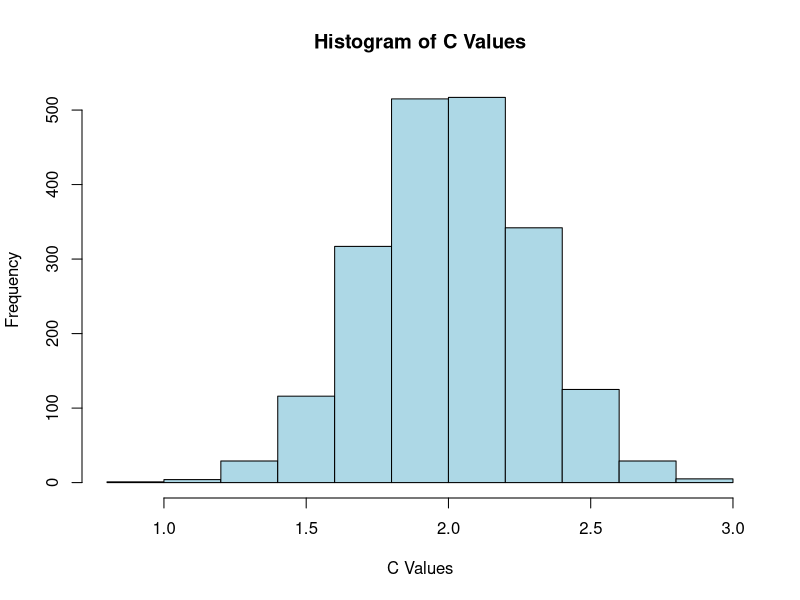

The R script that drew this image: (Note: this script raises an error after producing the figure.)
## ---- chunk 1
library(gtools)
library(MASS)

df1 <- read.csv("Body_masses.csv")

df1$Body.mass <- log(df1$Body.mass)

results_df <- data.frame()

num_permutations <- 2000

for (i in 1:num_permutations) {
  
  perms <- sample(df1$Body.mass, length(df1$Body.mass), replace = FALSE)
  
  results_df <- rbind(results_df, data.frame(Permutation = i, Body.mass = perms))
}


calculate_sum_squared_differences <- function(vector) {
  squared_differences <- (vector[-1] - vector[-length(vector)])^2
  sum_squared_differences <- sum(squared_differences)
  mean_value <- mean(vector)
  differences <- vector - mean_value
  sum_of_differences <- sum((differences)^{2})
  c_value <- sum_squared_differences / sum_of_differences
  return(c_value)
}

c_value_df <- data.frame(Result = numeric(0))

for (i in 1:num_permutations) {
  perm_values <- results_df$Body.mass[results_df$Permutation == i]
  result <- calculate_sum_squared_differences(perm_values)
  c_value_df <- rbind(c_value_df, data.frame(Result = result))
}


# fitting a normal distribution to my results
fit <- fitdistr(c_value_df$Result, densfun = "normal")
mean_estimate <- fit$estimate["mean"]
sd_estimate <- fit$estimate["sd"]

# I thought it was normal now 
hist(c_value_df$Result, main = "Histogram of C Values", xlab = "C Values", ylab = "Frequency", col = "lightblue", border = "black")



## ---- chunk 2
library(ape)
library(igraph)
library(purrr)

# Begin by getting the edge matrix
original_tree <- read.tree(text = "((A, B),  (C,D));")
edges <- original_tree$edge


# function that gives us the adjacency matrix from our original edge 
create_adjacency_matrix <- function(edges) {
  # Find the number of nodes, to get the size of our matrix
  nodes <- unique(as.vector(edges))
  num_nodes <- length(nodes)

  # Create an empty adjacency matrix
  adj_matrix <- matrix(0, nrow = num_nodes, ncol = num_nodes)

  # Recursively populate 
  for (i in 1:nrow(edges)) {
    #we look at the edge matrix and the right column are the from_nodes
    from_node <- edges[i, 1]
    #left columns
    to_node <- edges[i, 2]

    if (from_node %in% nodes) {
  #storing the first to_node as the right child, defined as 1
      adj_matrix[from_node, to_node] <- 1 
  #we remove from_node from the list
      nodes <- nodes[nodes != from_node]
    } else {
  #if it appears again then we assign the remaining child to the left, defined as 2
      adj_matrix[from_node, to_node] <- 2  
    }
  }

  return(adj_matrix)
}

case_matrix <-create_adjacency_matrix(edges)
print(case_matrix)

#finds children of a specific node in the adj matrix
find_children <- function(adj_matrix, node) {
  children_right <- which(adj_matrix[node,] == 1)  # Right child
  children_left <- which(adj_matrix[node,] == 2)  # Left child

  #no children
  if (identical(children_right, integer(0))) {
    result <- list(right = -1, left = -1)
  } else {
    result <- list(right = children_right, left = children_left)
  }
  

  return(result)
}

#find_flips <- function(adj_matrix) {
 # num_rows <- nrow(adj_matrix)
 # flips_list <- vector("list", length = num_rows)

  #for (i in 1:num_rows) {
   # row <- adj_matrix[i, ]
    #flips <- which(row == 2)
    #flips_list[[i]] <- flips
  #}

  #return(flips_list)
#}

# Test the function with your case_matrix
#flips_result <- find_flips(case_matrix)
#print(flips_result)

all_combinations <- function(adj_matrix, num) {

#get the children

 results <- find_children(adj_matrix, num)

#define

 left_child <- results$left
 right_child <- results$right

#this is the end 

  if (left_child == -1) {

    copy_adj_matrix <- adj_matrix

    return(copy_adj_matrix)

  } else {

#make a copy for each recursion so you have a copy for every flip

    left_1_copy_adj_matrix <- adj_matrix

#calling function with nothing flipped, asking to flip children of left child

    left_1 <- all_combinations(left_1_copy_adj_matrix, left_child)
    
# flip children of right child

    right_1_copy_adj_matrix <- adj_matrix

    right_1 <- all_combinations(right_1_copy_adj_matrix, right_child)
    
    
# Swap left  and right children
    adj_matrix[num, left_child] <- 1
    adj_matrix[num, right_child] <- 2
 
   
#calling function with nothing flipped, asking to flip children of left child (used to be right child)
    left_2_copy_adj_matrix <- adj_matrix
    left_2 <- all_combinations(left_2_copy_adj_matrix, left_child)
   

   #calling function with nothing flipped, asking to flip children of right child (used to be left child)
    right_2_copy_adj_matrix <- adj_matrix
    right_2 <- all_combinations(right_2_copy_adj_matrix, right_child)
    
    return(list(left_1, left_2, right_1, right_2))
    
  }
}
    
adjoint_list <-all_combinations(case_matrix,5)
print(adjoint_list)


#call function
adj_matrix <- create_adjacency_matrix(edges)

# we 4 sets of matrices
result <- all_combinations(adj_matrix, 5)


# Function to get the last matrix in each sublist (maybe a partial solution?)
get_last_matrix <- function(lst) {
  lapply(lst, function(x) {
    if (is.list(x)) {
      get_last_matrix(head(x, n = 1))
      get_last_matrix(head(x, n = 2))
    } else {
      x
    }
  })
}

# Apply the function 
unique_matrices <- get_last_matrix(result)

## ---- chunk 3

get_edge_matrix <- function(adj_matrix) {
  num_nodes <- nrow(adj_matrix)
  edge_matrix <- matrix(NA, ncol = 2, nrow = 0)

  # We define what a child would look like in the adj matrix
  find_children <- function(parent, root) {
    children <- which(adj_matrix[parent, ] != 0)
    right_children <- children[adj_matrix[parent, children] == 1]
    left_children <- children[adj_matrix[parent, children] == 2]

    # We add the right children
    for (child in right_children) {
      edge <- c(parent, child)
      edge_matrix <<- rbind(edge_matrix, edge)

      # Recursion
      find_children(child, root)
    }

    # Then, add left children
    for (child in left_children) {
      edge <- c(parent, child)
      edge_matrix <<- rbind(edge_matrix, edge)

      # Recursion
      find_children(child, root)
    }
  }

   #Iterate through nodes to find roots and start find
  for (node in 1:num_nodes) {
    if (sum(adj_matrix[, node] != 0) == 0) {
      # Node is a root
      find_children(node, node)
    }
  }

  return(edge_matrix)
}

# Example usage
adj_matrix <- matrix(c(0, 0, 0, 0, 0, 0, 0, 0, 0, 0, 0, 0, 0, 0, 0, 0, 0, 0, 0, 0, 0,
                      0, 0, 0, 0, 0, 0, 0, 0, 0, 0, 0, 0, 1, 2, 1, 2, 0, 0, 0, 0, 0, 0, 0, 1, 2, 0, 0, 0), nrow = 7, byrow = TRUE)

print(adj_matrix)

my_matrix <- get_edge_matrix(adj_matrix)

# Print the resulting matrix
print(my_matrix)


#print(unique_matrices)

#need to flatten it?
#edge_matrices_list <- lapply(unique_matrices, get_edge_matrix)
## ---- chunk 4

tree_string <- "((((((Odocoileus_hemionus,Odocoileus_virginianus),Rangifer_tarandus),Alces_alces),((Dama_dama,Cervus_canadensis))),Antilocapra_americana));"

tree <- read.tree(text = tree_string)

# I'm building the joint data outside of the csv file
tip_labels <- tree$tip.label
data_order <- c(Odocoileus_hemionus = 74, Odocoileus_virginianus = 57, Rangifer_tarandus = 100, Alces_alces = 384, Dama_dama = 55, Cervus_canadensis = 300, Antilocapra_americana = 50)

link_tree_values <- function(tree, tip_labels, data_order) {
  # Create a named vector with tip labels and corresponding values
  values_vec <- data_order[tip_labels]

  # Annotate the tree with values for tips
  tree$node.label <- ifelse(gsub(" ", "_", tree$tip.label) %in% names(values_vec), values_vec[gsub(" ", "_", tree$tip.label)], NA)

  return(tree)

}

tree_with_values <- link_tree_values(tree, tip_labels, data_order)
print(tree_with_values)

edges <-tree_with_values$edge

# function that gives us the adjacency matrix from our original edge 
create_adjacency_matrix <- function(edges) {
  # Find the number of nodes, to get the size of our matrix
  nodes <- unique(as.vector(edges))
  num_nodes <- length(nodes)

  # Create an empty adjacency matrix
  adj_matrix <- matrix(0, nrow = num_nodes, ncol = num_nodes)

  # Recursively populate 
  for (i in 1:nrow(edges)) {
    #we look at the edge matrix and the right column are the from_nodes
    from_node <- edges[i, 1]
    #left columns
    to_node <- edges[i, 2]

    if (from_node %in% nodes) {
  #storing the first to_node as the right child, defined as 1
      adj_matrix[from_node, to_node] <- 1 
  #we remove from_node from the list
      nodes <- nodes[nodes != from_node]
    } else {
  #if it appears again then we assign the remaining child to the left, defined as 2
      adj_matrix[from_node, to_node] <- 2  
    }
  }

  return(adj_matrix)
}

#We wish to find all combinations 
all_combinations <- function(adj_matrix, num) {
 #we have a function to find children later
 results <- find_children(adj_matrix, num)
 left_child <- results$left
 right_child <- results$right
 
 

 #first we take the case that there are no kids, if none then we just return a copy of what we have
  if (left_child == -1) {
    copy_adj_matrix <- adj_matrix
    return(copy_adj_matrix)
  } else {
    # Recursively taking the combinations of the left tree
    left_1_copy_adj_matrix <- adj_matrix
    left_1 <- all_combinations(left_1_copy_adj_matrix, left_child)
    
    # Recursively taking the combinations of the right tree
    right_1_copy_adj_matrix <- adj_matrix
    right_1 <- all_combinations(right_1_copy_adj_matrix, right_child)
    
    
    # Swap left and right
    adj_matrix[num, left_child] <- 1
    adj_matrix[num, right_child] <- 2
    print(adj_matrix)
    
    #now switching the placement of the left tree with the right tree
    left_2_copy_adj_matrix <- adj_matrix
    left_2 <- all_combinations(left_2_copy_adj_matrix, right_child)
    
    # Swap left and right
    adj_matrix[num, left_child] <- 1
    adj_matrix[num, right_child] <- 2 
    #now switching the placement of the left right with the left tree
    right_2_copy_adj_matrix <- adj_matrix
    right_2 <- all_combinations(right_2_copy_adj_matrix, left_child)
    
    return(list(left_1, left_2, right_1, right_2))
    
  }
}

find_children <- function(adj_matrix, node) {
  children_right <- which(adj_matrix[node,] == 1)  # Right child
  children_left <- which(adj_matrix[node,] == 2)  # Left child

  
  if (identical(children_right, integer(0))) {
    result <- list(right = -1, left = -1)
  } else {
    result <- list(right = children_right, left = children_left)
  }
  

  return(result)
}


adj_matrix <- create_adjacency_matrix(edges)
print(adj_matrix)
result <- all_combinations(adj_matrix, 8)

# Function to get the last matrix in each sublist
get_last_matrix <- function(lst) {
  lapply(lst, function(x) {
    if (is.list(x)) {
      get_last_matrix(head(x, n = 1))
      get_last_matrix(head(x, n = 2))
    } else {
      x
    }
  })
}
# Apply the function to your list
unique_matrices <- get_last_matrix(result)

get_edge_matrix <- function(adj_matrix) {
  num_nodes <- nrow(adj_matrix)
  edge_matrix <- matrix(NA, ncol = 2, nrow = 0)

  # We define what a child would look like in the adj matrix
  find_children <- function(parent, root) {
    children <- which(adj_matrix[parent, ] != 0)
    right_children <- children[adj_matrix[parent, children] == 1]
    left_children <- children[adj_matrix[parent, children] == 2]

    # We add the right children
    for (child in right_children) {
      edge <- c(parent, child)
      edge_matrix <<- rbind(edge_matrix, edge)

      # Recursion
      find_children(child, root)
    }

    # Then, add left children
    for (child in left_children) {
      edge <- c(parent, child)
      edge_matrix <<- rbind(edge_matrix, edge)

      # Recursion
      find_children(child, root)
    }
  }

   #Iterate through nodes to find roots and start find
  for (node in 1:num_nodes) {
    if (sum(adj_matrix[, node] != 0) == 0) {
      # Node is a root
      find_children(node, node)
    }
  }

  return(edge_matrix)
}

print(unique_matrices)

## ---- chunk 5
library(ape)
library(phangorn)
library(gtools)

tree_string <- "((((((Odocoileus_hemionus,Odocoileus_virginianus),Rangifer_tarandus),Alces_alces),((Dama_dama,Cervus_canadensis))),Antilocapra_americana));"

tree <- read.tree(text = tree_string)

tree$edge
# I'm building the joint data outside of the csv file
tip_labels <- tree$tip.label
data_order <- c(Odocoileus_hemionus = 74, Odocoileus_virginianus = 57, Rangifer_tarandus = 100, Alces_alces = 384, Dama_dama = 55, Cervus_canadensis = 300, Antilocapra_americana = 50)

link_tree_values <- function(tree, tip_labels, data_order) {
  # Create a named vector with tip labels and corresponding values
  values_vec <- data_order[tip_labels]

  # Annotate the tree with values for tips
  tree$node.label <- ifelse(gsub(" ", "_", tree$tip.label) %in% names(values_vec), values_vec[gsub(" ", "_", tree$tip.label)], NA)

  return(tree)

}

tree_with_values <- link_tree_values(tree, tip_labels, data_order)
print(tree_with_values)


# adapted function from above 
calculate_c_value <- function(data_vector) {
  squared_differences <- (data_vector[-1] - data_vector[-length(data_vector)])^2
  sum_squared_differences <- sum(squared_differences)
  mean_value <- mean(data_vector)
  differences <- data_vector - mean_value
  sum_of_differences <- sum(differences^2)
  c_value <- sum_squared_differences / sum_of_differences
  return(c_value)
}


# getting all the c values 
#c_values <- sapply(data_vectors_list, calculate_c_value)

#average_c_value <- mean(c_values)

## ---- chunk 6
 m <- matrix(c(5, 6, 6, 1,6, 2, 5, 7, 7, 3, 7, 4), nrow = 6, byrow = TRUE)

print(m)
